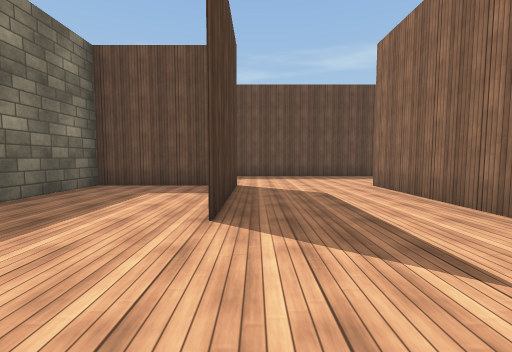
[1] (above)

17 first-person views from a walk through a Unity game level. The camera is 1.2 m above the floor, tilts 4° down and sees 90° across. The floor is counted in squares, 2 m on a side. Each view is taken from the middle of a square. On the plan, view 1 faces up. The plan holds only what a view shows up to about 9 squares ahead; the rest is blank. Some animated figures are not drawn. Surface patterns are stand-ins for the level's own textures.

[2]
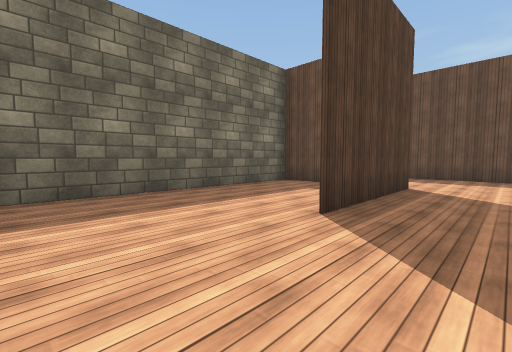

[3]
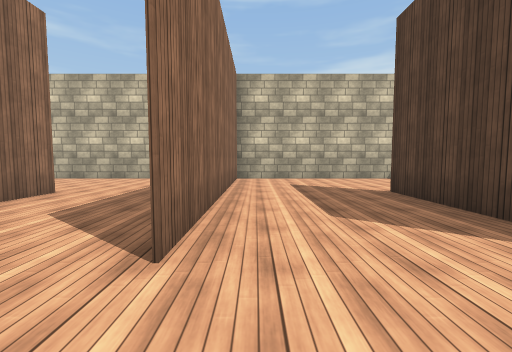

[4]
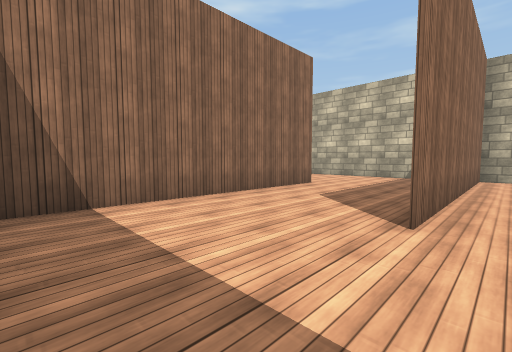

[5]
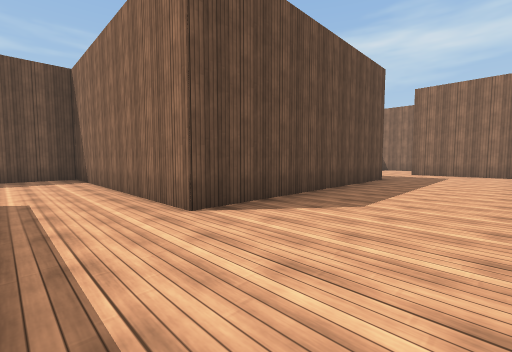

[6]
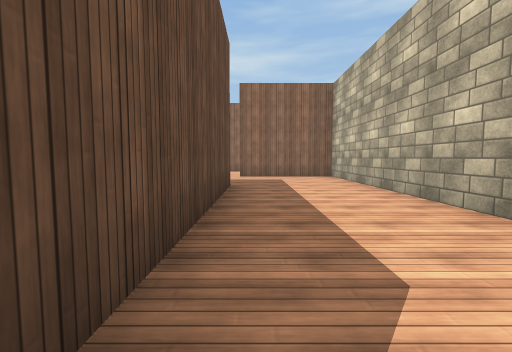

[7]
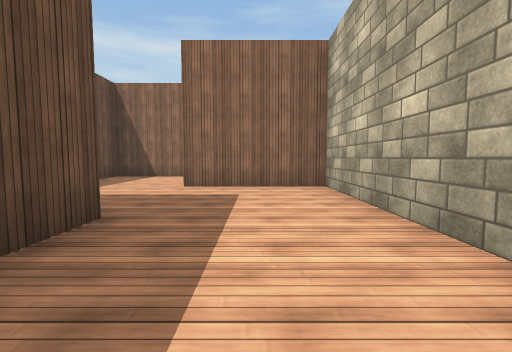

[8]
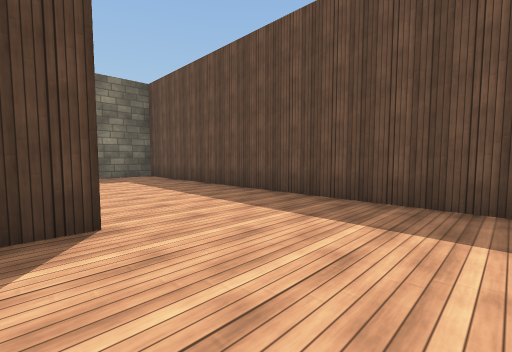

[9]
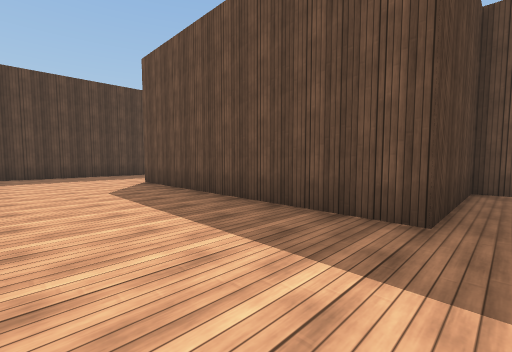

[10]
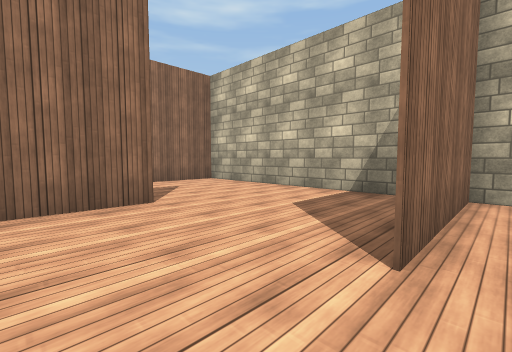

[11]
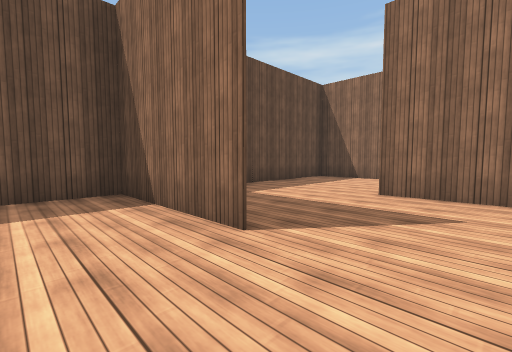

[12]
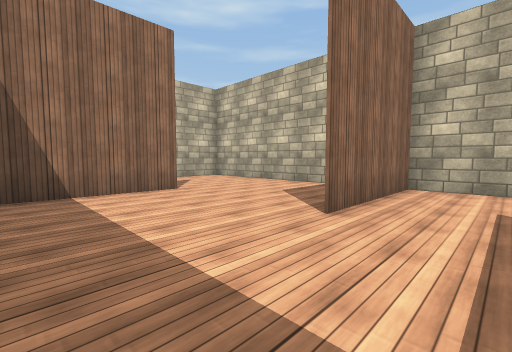

[13]
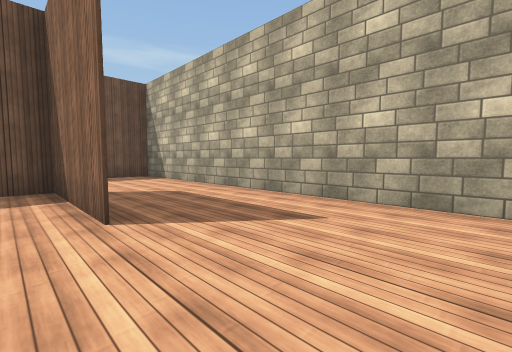

[14]
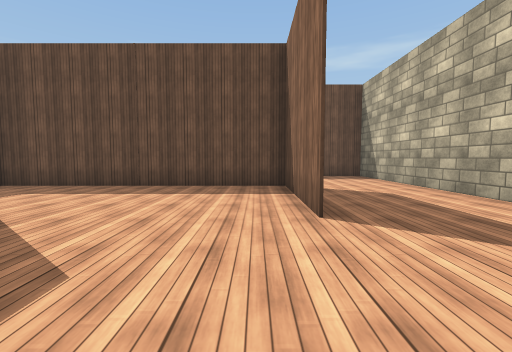

[15]
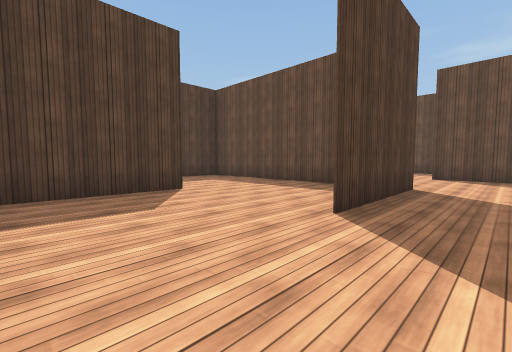

[16]
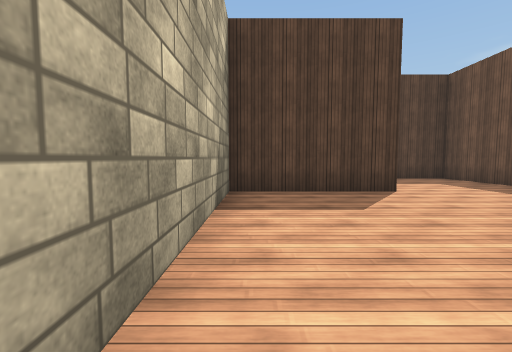

[17]
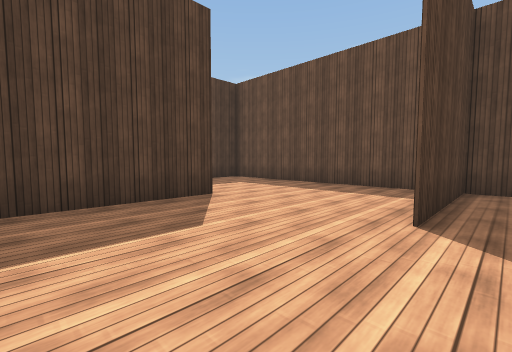

### Floor plan
Points are (right, up) in squares from view 1. A wall is a line through its corners. A room is listed if a view was taken in it or the views show most of it. See-through windows are left out.
Room 1 (views 1, 2, 3, 4, 5, 6, 7, 8, 9)
walls: (2.6, 3.4) (2.6, -0.1); (2.6, -0.5) (2.6, 5.6) (2.6, 4.9); (-0.4, 5.8) (-0.4, 2.4); (-1, 5.5) (-3.5, 5.5) (-3.5, -0.1); (-2, -0.5) (14, -0.5); (11.5, 2.6) (5.5, 2.6) (5.5, 8.5) (-3.5, 8.5) (-3.5, 7); (14.4, -0.5) (14.4, 2.6)
ways out: opening at (13, 3) to room 2
Room 2 (views 10, 11, 12, 13, 14, 15, 16, 17)
walls: (20.4, 2.6) (20.4, -0.5) (20.4, 2.6); (17.4, 2.5) (17.4, 5.6) (17.4, 2.5); (23.6, 2.5) (23.6, 5.5) (11.5, 5.5) (11.5, 2.6); (23.7, 5.6) (23.7, 2.5); (14.4, 2.6) (14.4, -0.1); (14, -0.5) (26.5, -0.5) (26.5, 8.5) (23.4, 8.5)
ways out: opening at (13, 3) to room 1; opening at (24, 7.5)

Where each view was taken, in squares from view 1:
view 1: 0 up, 0 right, facing up
view 2: 0 up, 1 right, facing up-left
view 3: 7 up, 2 right, facing down
view 4: 8 up, 2 right, facing down-right
view 5: 0 up, 4 right, facing up-right
view 6: 2 up, 6 right, facing right
view 7: 1 up, 9 right, facing right
view 8: 5 up, 5 right, facing up-left
view 9: 0 up, 12 right, facing up-left
view 10: 4 up, 14 right, facing down-right
view 11: 1 up, 16 right, facing up-right
view 12: 5 up, 19 right, facing down-right
view 13: 0 up, 23 right, facing up-right
view 14: 0 up, 23 right, facing up
view 15: 0 up, 25 right, facing up-left
view 16: 0 up, 25 right, facing left
view 17: 0 up, 18 right, facing up-left
